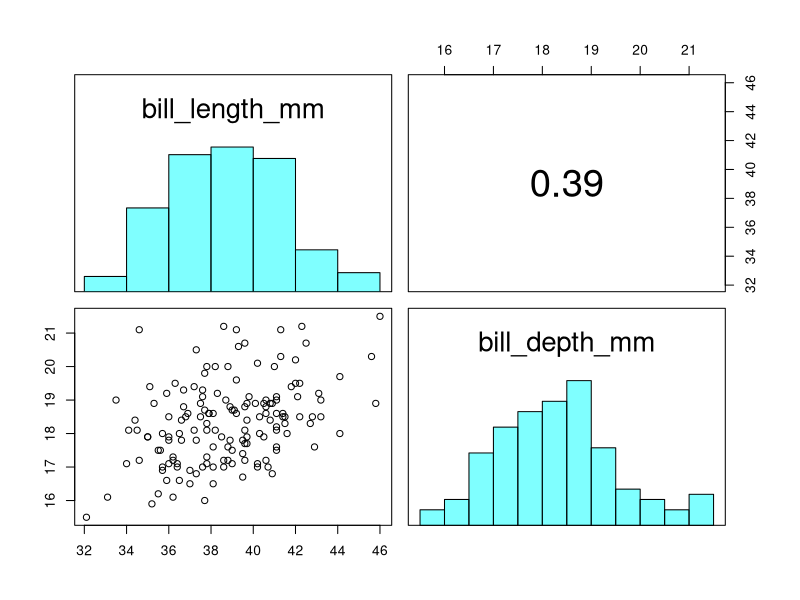
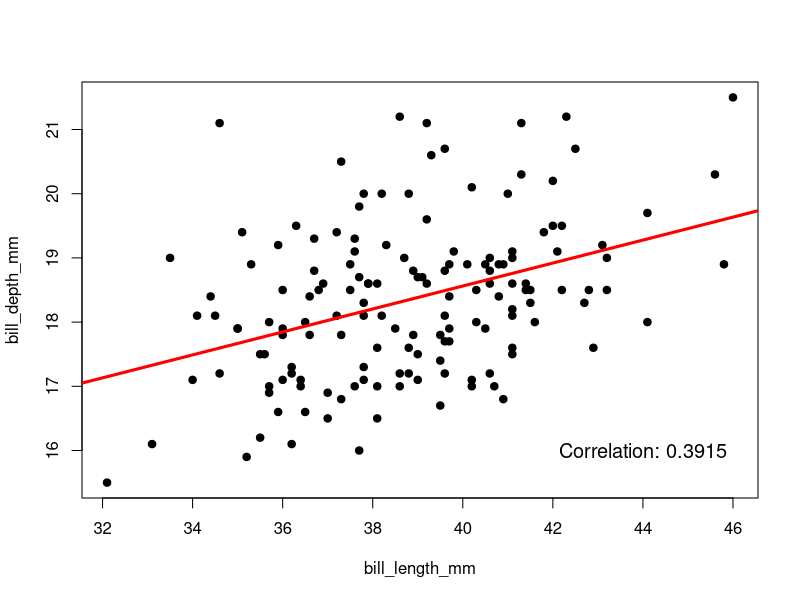
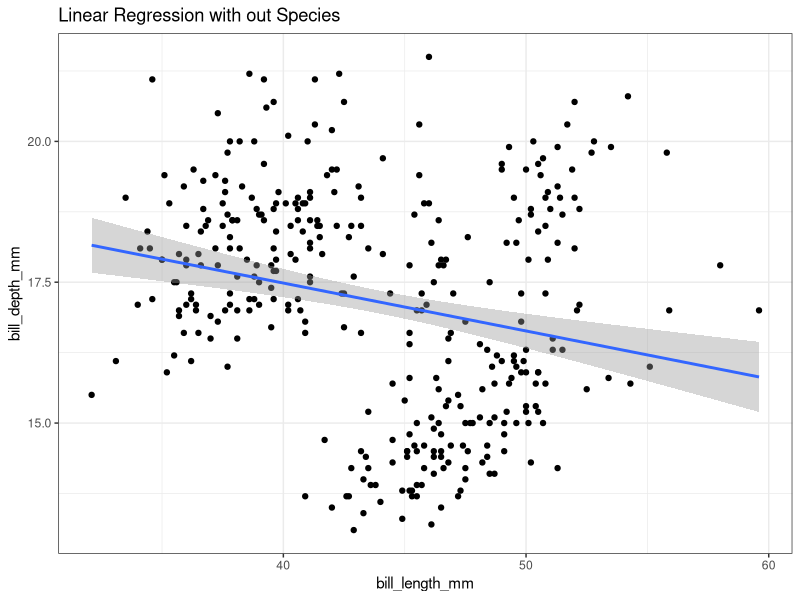
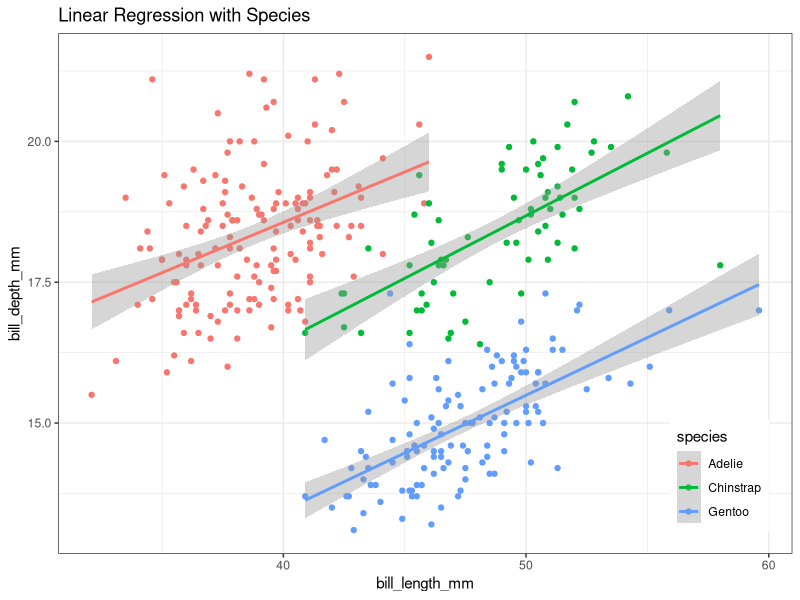

These figures' R source, in order:
## ---- chunk 1
knitr::opts_chunk$set(
	echo = TRUE,
	message = FALSE,
	warning = FALSE,
	comment = "#",
	collapse = T
)
pg <- palmerpenguins::penguins
library(tidyverse)
## ---- chunk 2
pg_adelie <- pg %>% 
  filter(species == "Adelie")
## ---- chunk 3
cor(pg_adelie$bill_length_mm, pg_adelie$bill_depth_mm, use = "complete.obs")
## ---- chunk 4
panel.cor <- function(x, y, digits = 2, prefix = "", cex.cor, ...) {
    usr <- par("usr")
    on.exit(par(usr))
    par(usr = c(0, 1, 0, 1))
    Cor <- abs(cor(x, y, use = "complete.obs")) # Remove abs function if desired
    txt <- paste0(prefix, format(c(Cor, 0.123456789), digits = digits)[1])
    if(missing(cex.cor)) {
        cex.cor <- 0.4 / strwidth(txt)
    }
    text(0.5, 0.5, txt,
         cex = 1 + cex.cor * Cor) # Resize the text by level of correlation
}


panel.hist <- function(x, ...) {
    usr <- par("usr")
    on.exit(par(usr))
    par(usr = c(usr[1:2], 0, 1.5))
    his <- hist(x, plot = FALSE)
    breaks <- his$breaks
    nB <- length(breaks)
    y <- his$counts
    y <- y/max(y)
    rect(breaks[-nB], 0, breaks[-1], y, col = rgb(0, 1, 1, alpha = 0.5), ...)
    # lines(density(x), col = 2, lwd = 2) # Uncomment to add density lines
}

pairs(pg_adelie[, c(3,4)],
      upper.panel = panel.cor, diag.panel = panel.hist)
## ---- chunk 5
{ plot(pg_adelie[, c(3,4)], pch = 19)
abline(lm(pg_adelie$bill_depth_mm ~ pg_adelie$bill_length_mm), col = "red", lwd = 3)
text(paste("Correlation:", 
           round(cor(pg_adelie$bill_length_mm, pg_adelie$bill_depth_mm, use = "complete.obs"), 4)),
           x = 44, y = 16, cex = 1.2)
}
## ---- chunk 6
pg %>% 
  ggplot(aes(bill_length_mm, bill_depth_mm)) +
  geom_point() +
  geom_smooth(method = "lm") +
  labs(title = "Linear Regression with out Species") + theme_bw()
## ---- chunk 7
pg %>% 
  ggplot(aes(bill_length_mm, bill_depth_mm, col = species)) +
  geom_point() +
  geom_smooth(method = "lm") + 
  labs(title = "Linear Regression with Species") + theme_bw() +
  theme(legend.position = c(0.9, 0.15))
